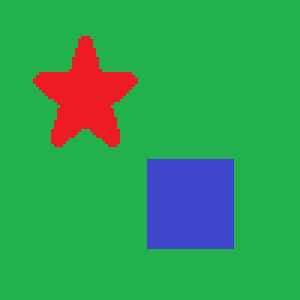
#> input picture Python/slike/slika1.bmp, 100 x 100 px (shown 3 times larger)
$ jupyter execute segmentacija_slike.ipynb
#> lines starting #> are read from the running program, lines starting #| are printed output that depends on the picture
Pisanje Laplasovog algoritma za detekciju ivica

[cell 1]
import numpy as np
from matplotlib import pyplot as plt
from PIL import Image
import random
import time

#Ucitavanje slike
picture = Image.open('slike/slika1.bmp')
#> picture is the input picture: PIL image 100x100 RGB; mean R, G, B 49.6, 158.3, 84.6
plt.imshow(picture)
plt.show()

start_time = time.time()
#Grayscale
width, height = picture.size
#> width = 100; height = 100
for x in range(width):
    for y in range(height):
        current_color = picture.getpixel( (x,y) )
        grey = int(0.299*current_color[0] + 0.587*current_color[1] + 0.114*current_color[2])
        new_color = (grey, grey, grey)
        picture.putpixel( (x,y), new_color)
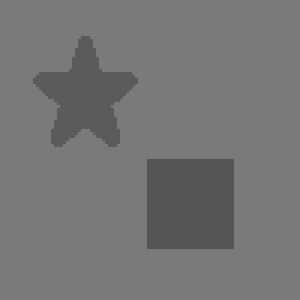
#> picture: PIL image 100x100 RGB (shown 3 times larger); min 84, max 122, mean 116.7
plt.imshow(picture)
plt.show()
print("---Grayscale %s seconds ---" % (time.time() - start_time))
start_time = time.time()
#Gaussian blur
gaussian_pictrue = picture.copy()
for x in range(1, width-1):
    for y in range(1, height-1):
        new_pixel_gaussian = int(0.25*picture.getpixel((x,y))[0] + 0.0625*(picture.getpixel((x-1,y-1))[0] + picture.getpixel((x-1,y+1))[0] + picture.getpixel((x+1,y-1))[0] + picture.getpixel((x+1,y+1))[0]) + 0.125*(picture.getpixel((x,y-1))[0] + picture.getpixel((x,y+1))[0] + picture.getpixel((x-1,y))[0] + picture.getpixel((x+1,y))[0]))
        new_pixel = (new_pixel_gaussian, new_pixel_gaussian, new_pixel_gaussian)
        gaussian_pictrue.putpixel((x,y), new_pixel)
plt.imshow(gaussian_pictrue)
plt.show()

#Laplasov algoritam
laplacian_picture = gaussian_pictrue.copy()
for x in range(1, width-1):
    for y in range(1, height-1):
        new_pixel_laplacian = int(8*gaussian_pictrue.getpixel((x,y))[0] - (gaussian_pictrue.getpixel((x-1,y-1))[0] + gaussian_pictrue.getpixel((x-1,y+1))[0] + gaussian_pictrue.getpixel((x+1,y-1))[0] + gaussian_pictrue.getpixel((x+1,y+1))[0] + gaussian_pictrue.getpixel((x,y-1))[0] + gaussian_pictrue.getpixel((x,y+1))[0] + gaussian_pictrue.getpixel((x-1,y))[0] + gaussian_pictrue.getpixel((x+1,y))[0]))
        new_pixel = (new_pixel_laplacian, new_pixel_laplacian, new_pixel_laplacian)
        laplacian_picture.putpixel((x,y), new_pixel)
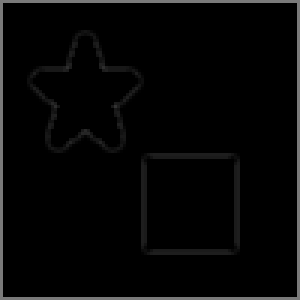
#> laplacian_picture: PIL image 100x100 RGB (shown 3 times larger); min 0, max 122, mean 6.1
plt.imshow(laplacian_picture)
plt.show()

edge_picture = laplacian_picture.copy()
for x in range(width):
    for y in range(height):
        current_pixel = laplacian_picture.getpixel((x,y))
        new_pixel = (0,0,0,255)
        if (current_pixel != (0,0,0, 255) and current_pixel > (10,10,10, 255)):
            new_pixel = (255,255,255,255)
        edge_picture.putpixel((x,y), new_pixel)
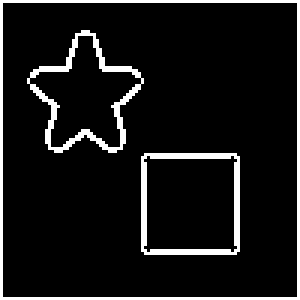
#> edge_picture: PIL image 100x100 RGB (shown 3 times larger); 9% white in thin lines or dots
plt.imshow(edge_picture)
plt.show()
print("---Detekcija ivica %s seconds ---" % (time.time() - start_time))
start_time = time.time()
paints = []
i = 0
code = 1
change = 0
painted_picture = edge_picture.copy()

def findBlackSpots(painted_picture, w, h):
    for x in range(1, w-1):
        for y in range(1, h-1):
            current_pixel = painted_picture.getpixel((x,y))
            if current_pixel == (0,0,0) or current_pixel == (0,0,0,255):
                return x, y
    return -1, -1
def paintWhiteSpots(painted_picture, w, h):
    for x in range(1, w-1):
        for y in range(1, h-1):
            current_pixel = painted_picture.getpixel((x,y))
            if current_pixel == (255,255,255) or current_pixel == (255,255,255,255):
                painted_picture.putpixel((x,y), (0,0,0,255))
def dfs(painted_picture, xx, yy, w, h, code):
    stack = [(xx, yy)]
    while stack:
        x, y = stack.pop()
        if x < 1 or y < 1 or x > w-1 or y > h-1:
            continue
        current_pixel = painted_picture.getpixel((x,y))
        if current_pixel == (0,0,0) or current_pixel == (0,0,0,255):
            painted_picture.putpixel((x,y), code)
            stack.append((x+1, y))
            stack.append((x-1, y))
            stack.append((x, y+1))
            stack.append((x, y-1))

def randomColor():
    red = random.randint(0, 255)
    green = random.randint(0, 255)
    blue = random.randint(0, 255)
    return (red, green, blue, 255)

while True:
    xx, yy = findBlackSpots(painted_picture, width, height)
    if xx == -1 and yy == -1:
        break
    dfs(painted_picture, xx, yy, width, height, code)
    code += 1;
#> this loop made 4 passes
#> (xx, yy) on passes 1 to 4: (1, 1), (10, 26), (48, 53), (-1, -1)
#> after the loop, code = 4

print("---Kodovanje %s seconds ---" % (time.time() - start_time))
start_time = time.time()

for i in range(code):
    paints.append(randomColor())

for x in range(width):
    for y in range(height):
        current_color = painted_picture.getpixel((x,y))
        if(int(current_color[0]) < code):
            paint = paints[int(current_color[0])]
            new_color = (paint[0], paint[1], paint[2])
            painted_picture.putpixel( (x,y), new_color)
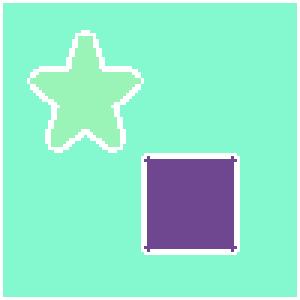
#> painted_picture: PIL image 100x100 RGB (shown 3 times larger); mean R, G, B 142.7, 232.8, 204.2

plt.imshow(painted_picture)
plt.show()
print("---Bojenje %s seconds ---" % (time.time() - start_time))

$ run again, with Python/slike/slika.bmp copied over Python/slike/slika1.bmp
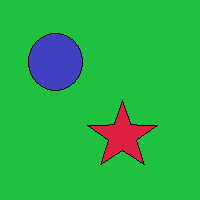
#> input picture Python/slike/slika.bmp, 200 x 200 px
#> picture is the input picture: PIL image 200x200 RGB; mean R, G, B 40.2, 177.1, 70.8
#> after the loop `for x in range(width):`:
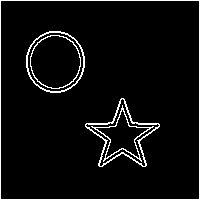
#> edge_picture: PIL image 200x200 RGB; 5.2% white in thin lines or dots
#> the loop `while True:` made 6 passes
#> (xx, yy) on passes 1 to 6: (1, 1), (28, 55), (31, 57), (86, 125), (96, 128), (-1, -1)
#> after the loop `while True:`: code = 6
#> after the loop `for x in range(width):`:
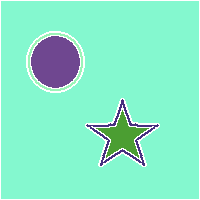
#> painted_picture: PIL image 200x200 RGB; mean R, G, B 135.5, 234.9, 201.5
